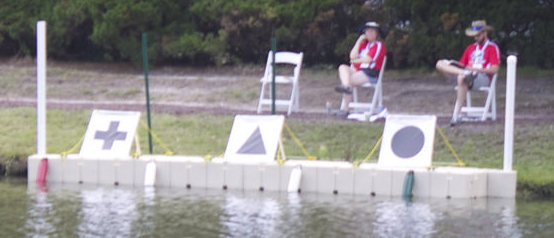
#> input picture dock.jpg, 554 x 238 px
$ python test2.py
#> lines starting #> are read from the running program, lines starting #| are printed output that depends on the picture
#!/usr/bin/python

import cv2
import numpy as np
from matplotlib import pyplot as plt

img = cv2.imread('dock.jpg',0)
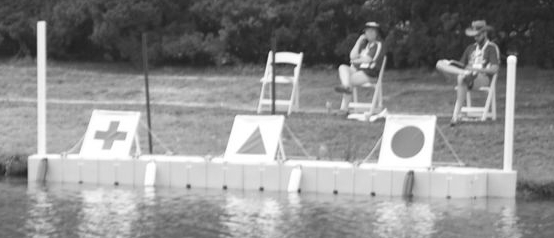
#> img: shape (238, 554); min 29, max 255, mean 140.5
#> (the run stopped early here; a loop or call above may not have finished)
